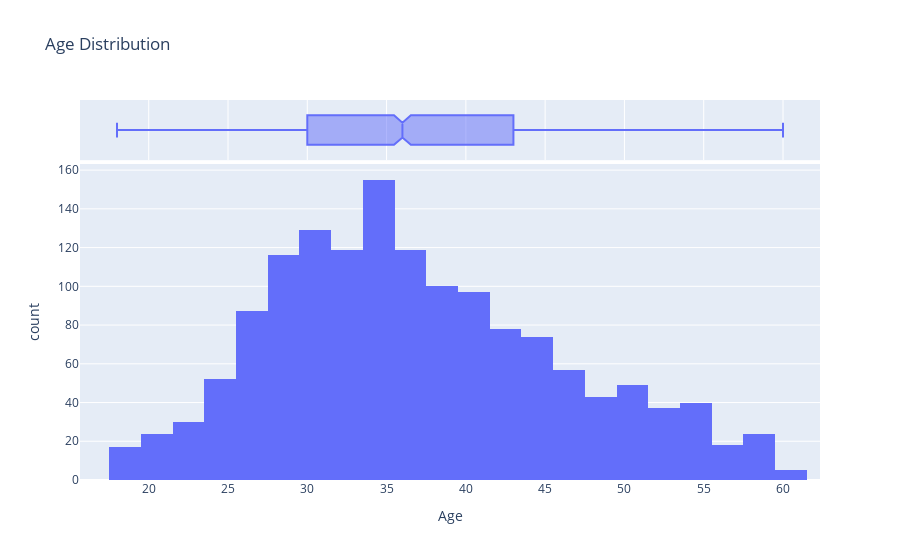

Write notebook code for a chart like this one.
### Markdown cell above
### Age Distribution

### Code cell
# Age distribution
fig = px.histogram(data, x='Age', nbins=30, title='Age Distribution', marginal='box', hover_data=data.columns)
fig.show()

### Figure 1 — Plotly figure (JSON) as saved in the notebook; plotly's stock layout.template omitted (floating-point values rounded to 4 significant figures; data arrays with more than 128 entries replaced by an {"elided": "..."} marker saying what was removed)
{"data": [{"alignmentgroup": "True", "bingroup": "x", "hovertemplate": "Age=%{x}<br>count=%{y}<extra></extra>", "legendgroup": "", "marker": {"color": "#636efa", "pattern": {"shape": ""}}, "name": "", "nbinsx": 30, "offsetgroup": "", "orientation": "v", "showlegend": false, "type": "histogram", "x": {"elided": "1470 int values"}, "xaxis": "x", "yaxis": "y"}, {"alignmentgroup": "True", "customdata": {"elided": "1470x47 int values"}, "hovertemplate": "Age=%{x}<br>Attrition=%{customdata[0]}<br>DailyRate=%{customdata[1]}<br>DistanceFromHome=%{customdata[2]}<br>Education=%{customdata[3]}<br>EmployeeCount=%{customdata[4]}<br>EmployeeNumber=%{customdata[5]}<br>EnvironmentSatisfaction=%{customdata[6]}<br>HourlyRate=%{customdata[7]}<br>JobInvolvement=%{customdata[8]}<br>JobLevel=%{customdata[9]}<br>JobSatisfaction=%{customdata[10]}<br>MonthlyIncome=%{customdata[11]}<br>MonthlyRate=%{customdata[12]}<br>NumCompaniesWorked=%{customdata[13]}<br>PercentSalaryHike=%{customdata[14]}<br>PerformanceRating=%{customdata[15]}<br>RelationshipSatisfaction=%{customdata[16]}<br>StandardHours=%{customdata[17]}<br>StockOptionLevel=%{customdata[18]}<br>TotalWorkingYears=%{customdata[19]}<br>TrainingTimesLastYear=%{customdata[20]}<br>WorkLifeBalance=%{customdata[21]}<br>YearsAtCompany=%{customdata[22]}<br>YearsInCurrentRole=%{customdata[23]}<br>YearsSinceLastPromotion=%{customdata[24]}<br>YearsWithCurrManager=%{customdata[25]}<br>BusinessTravel_Travel_Frequently=%{customdata[26]}<br>BusinessTravel_Travel_Rarely=%{customdata[27]}<br>Department_Research & Development=%{customdata[28]}<br>Department_Sales=%{customdata[29]}<br>EducationField_Life Sciences=%{customdata[30]}<br>EducationField_Marketing=%{customdata[31]}<br>EducationField_Medical=%{customdata[32]}<br>EducationField_Other=%{customdata[33]}<br>EducationField_Technical Degree=%{customdata[34]}<br>Gender_Male=%{customdata[35]}<br>JobRole_Human Resources=%{customdata[36]}<br>JobRole_Laboratory Technician=%{customdata[37]}<br>JobRole_Manager=%{customdata[38]}<br>JobRole_Manufacturing Director=%{customdata[39]}<br>JobRole_Research Director=%{customdata[40]}<br>JobRole_Research Scientist=%{customdata[41]}<br>JobRole_Sales Executive=%{customdata[42]}<br>JobRole_Sales Representative=%{customdata[43]}<br>MaritalStatus_Married=%{customdata[44]}<br>MaritalStatus_Single=%{customdata[45]}<br>OverTime_Yes=%{customdata[46]}<extra></extra>", "legendgroup": "", "marker": {"color": "#636efa"}, "name": "", "notched": true, "offsetgroup": "", "showlegend": false, "type": "box", "x": {"elided": "1470 int values"}, "xaxis": "x2", "yaxis": "y2"}], "layout": {"autosize": true, "barmode": "relative", "legend": {"tracegroupgap": 0}, "title": {"text": "Age Distribution"}, "xaxis": {"anchor": "y", "autorange": true, "domain": [0, 1], "range": [15.67, 62.33], "title": {"text": "Age"}, "type": "linear"}, "xaxis2": {"anchor": "y2", "autorange": true, "domain": [0, 1], "matches": "x", "range": [15.67, 62.33], "showgrid": true, "showticklabels": false, "type": "linear"}, "yaxis": {"anchor": "x", "autorange": true, "domain": [0, 0.8316], "range": [0, 163.2], "title": {"text": "count"}}, "yaxis2": {"anchor": "x2", "autorange": true, "domain": [0.8416, 1], "matches": "y2", "range": [-0.5, 0.5], "showgrid": false, "showline": false, "showticklabels": false, "ticks": "", "type": "category"}}}
